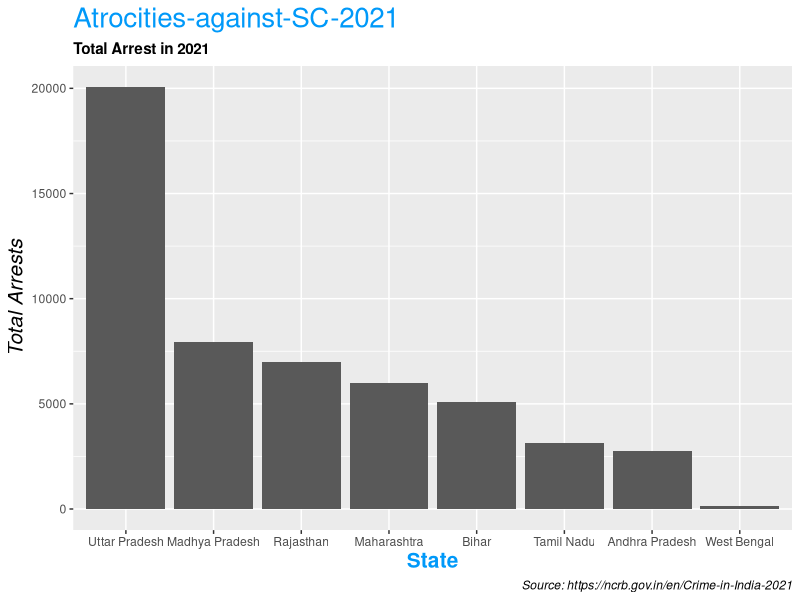

This chart was generated by the following R code:
## ---- chunk 1
library(tidyverse)
## ---- chunk 2
# Import CSV files
crime_data = as_tibble(read.csv(file = "data/Crime_against_SC_2021.csv", header = T))

## ---- chunk 3
census_2022_data = as_tibble(read.csv(file = "data/Census-2022.csv", header = T))
## ---- chunk 4
names(crime_data) <- c('Sl', 'State_Name', 'Arrested_male', 'Arrested_female','Arrested_trans', 'Arrested_total','CS_male','CS_female','CS_trans','CS_total',
'Convicted_male', 'Convicted_female', 'Convicted_trans','Convicted_total', 'Discharged_male','Discharged_female','Discharged_trans','Discharged_total','Acquitted_male','Acquitted_female','Acquitted_trans','Acquitted_total')
## ---- chunk 5
crime_data <- crime_data %>% filter(!Sl %in% c("Total State(s)","Total Ut(s)","Total All India"))
## ---- chunk 6
crime_data$State_UT = "State"
crime_data[29:36,"State_UT"] <- "UT"
## ---- chunk 7
crime_data <- crime_data %>% filter(!State_Name %in% c("Dadra And Nagar Haveli And Daman And Diu" ,"Ladakh"))
census_2022_data <- census_2022_data %>% filter(!State.Name %in% c("Dadra and Nagar Haveli" ,"Daman and Diu"))
## ---- chunk 8
crime_data <- crime_data %>% arrange(State_Name)
census_2022_data <- census_2022_data%>% arrange(State.Name)
## ---- chunk 9
# regenerate sequence / sl number
crime_data$Sl <- seq(1:length(crime_data$State_Name))
census_2022_data$Sl <- seq(1:length(census_2022_data$State.Name))
census_2022_data <- census_2022_data %>% select("Sl", "State.Name" , "Population.in.2011", "Estimated.population.in.2022")
## ---- chunk 10
# Convert to numeric, gsub to remove comma's

census_2022_data <- census_2022_data %>%  
  mutate(Estimated.population.in.2022 = (as.numeric(gsub(",","",Estimated.population.in.2022))))

census_2022_data <- census_2022_data %>%  
  mutate(Population.in.2011 = (as.numeric(gsub(",","",Population.in.2011))))
## ---- chunk 11
census_2022_data <- census_2022_data %>% mutate(rate.of.increase = ((Estimated.population.in.2022-Population.in.2011)/Population.in.2011)*100)
## ---- chunk 12
census_2022_data <- census_2022_data %>% mutate(Estimated.population.in.2021 = (round(Estimated.population.in.2022-(Estimated.population.in.2022 * ((rate.of.increase/100)/10)))))
## ---- chunk 13
census_2022_data <- rename(census_2022_data, Sl = "Sl")
## ---- chunk 14
crime_data <- crime_data %>% inner_join(census_2022_data, by=c("Sl"))
## ---- chunk 15
# Barplot(s) for Maximum arrest rates , arrest rates per population, Gender (male vs female) 
## ---- chunk 16

# Create data

p_total_arrested <-crime_data %>% 
  arrange(desc(Arrested_total)) %>% top_n(8) %>%
    ggplot(aes(x=reorder(State_Name, -Arrested_total), y= Arrested_total)) + 
    geom_bar(stat = "identity",position="dodge") +
  labs(
    title = "Atrocities-against-SC-2021",
    subtitle = "Total Arrest in 2021",
    caption = "Source: https://ncrb.gov.in/en/Crime-in-India-2021",
    x = "State",
    y = "Total Arrests"
  ) +
  theme(
    plot.title = element_text(color = "#0099f9", size = 20),
    plot.subtitle = element_text(face = "bold"),
    plot.caption = element_text(face = "italic"),
    axis.title.x = element_text(color = "#0099f9", size = 15, face = "bold"),
    axis.title.y = element_text(size = 15, face = "italic")
  )

## ---- chunk 17
p_total_arrested

